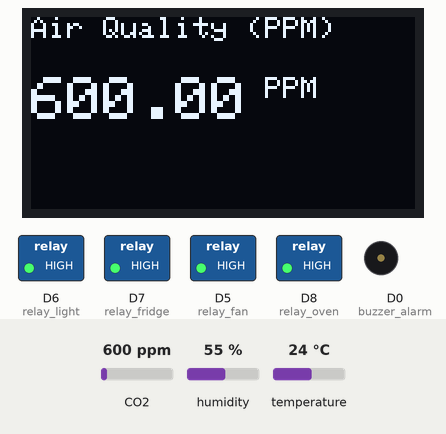
This sketch was run on a simulated ESP8266 (NodeMCU). Shown: 128×64 one-colour display, switched loads named in the sketch (green lamp = pin HIGH), buzzer (waves = sounding, pin HIGH). Inputs (shaded band) come from the test bench; at power-on: CO2 600 ppm, humidity 55 %, temperature 24 °C. WiFi joins after 1.5 s; servers stay silent unless stated; web services answer with replies made up by the test bench; what the sketch prints to the serial monitor is not drawn.

Above: at 61.9 s.
At 68.3 s:
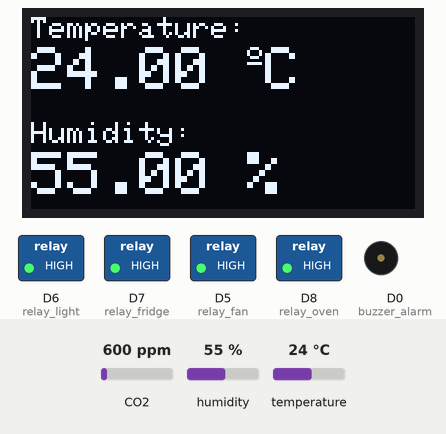

The sketch:

smart_kitchen_automation.ino
```cpp
// ======================= Smart Kitchen Automation IoT Project =======================
// Upload this to your ESP8266/NodeMCU via Arduino IDE.
// Replace the placeholders with your own credentials and tokens before uploading.
//
// -----------------------------------------------------------------------------------
// Blynk + ThingSpeak + MQ135 + DHT11 + OLED + PIR + Relays Automation
// -----------------------------------------------------------------------------------

// -------------------- Blynk Template Configuration --------------------
#define BLYNK_TEMPLATE_ID "YOUR_BLYNK_TEMPLATE_ID"        // Replace with your Blynk Template ID
#define BLYNK_TEMPLATE_NAME "YOUR_BLYNK_TEMPLATE_NAME"    // Replace with your Blynk Template Name
#define BLYNK_PRINT Serial

// -------------------- Library Includes --------------------
#include <ESP8266HTTPClient.h>
#include <WiFiClient.h>
#include <ESP8266WiFi.h>
#include <BlynkSimpleEsp8266.h>
#include <SPI.h>
#include <Wire.h>
#include "MQ135.h"
#include <Adafruit_Sensor.h>
#include <DHT.h>
#include <Adafruit_GFX.h>
#include <Adafruit_SSD1306.h>

// -------------------- Blynk Auth & Wi-Fi Credentials --------------------
BlynkTimer myTimer;  // Create a timer object

char auth[] = "YOUR_BLYNK_AUTH_TOKEN";   // Replace with your Blynk Auth Token
char ssid[] = "YOUR_WIFI_SSID";          // Replace with your WiFi SSID
char pass[] = "YOUR_WIFI_PASSWORD";      // Replace with your WiFi Password

// -------------------- OLED Display Configuration --------------------
#define SCREEN_WIDTH 128  // OLED display width, in pixels
#define SCREEN_HEIGHT 64  // OLED display height, in pixels
#define OLED_RESET -1     // Reset pin # (or -1 if sharing Arduino reset pin)

// -------------------- Sensors and Actuators --------------------
#define DHTTYPE DHT11  // DHT 11
#define DHTPIN D4

#define relay_fan D5
#define relay_light D6
#define relay_fridge D7
#define relay_oven D8

#define buzzer_alarm D0
#define pir_human D3

#define MQ135_PIN A0

// Calibrated value of MQ135 gas sensor (adjust after calibration)
float RZERO = 24.85;

int alarm_status;
int pir_status = 0;

DHT dht(DHTPIN, DHTTYPE);
Adafruit_SSD1306 display(SCREEN_WIDTH, SCREEN_HEIGHT, &Wire, OLED_RESET);

// -------------------- Blynk Virtual Pins --------------------
BLYNK_WRITE(V1) {  // Button for relay_light
  int pinValue = param.asInt();
  digitalWrite(relay_light, pinValue ? LOW : HIGH);
}

BLYNK_WRITE(V2) {  // Button for relay_fridge
  int pinValue = param.asInt();
  digitalWrite(relay_fridge, pinValue ? LOW : HIGH);
}

BLYNK_WRITE(V3) {                                   // Button for oven control
  int pinValue = param.asInt();                     // Get button state (0 or 1)
  digitalWrite(relay_oven, pinValue ? LOW : HIGH);  // LOW = ON, HIGH = OFF
}

BLYNK_WRITE(V0) {                // Button for relay_fan
  int pinValue = param.asInt();  // Get value from button (0 or 1)

  if (pinValue == 1) {
    // Button is ON, turn the fan ON (relay is LOW)
    digitalWrite(relay_fan, LOW);
    Serial.println("Fan ON");
  } else {
    // Button is OFF, turn the fan OFF (relay is HIGH)
    digitalWrite(relay_fan, HIGH);
    Serial.println("Fan OFF");
  }
}

// -------------------- Setup --------------------
void setup() {
  Serial.begin(115200);
  dht.begin();
  display.begin(SSD1306_SWITCHCAPVCC, 0x3C);  // initialize with the I2C addr 0x3C (128x64)
  Blynk.begin(auth, ssid, pass);

  pinMode(pir_human, INPUT);
  pinMode(buzzer_alarm, OUTPUT);

  pinMode(relay_fan, OUTPUT);
  pinMode(relay_light, OUTPUT);
  pinMode(relay_fridge, OUTPUT);
  pinMode(relay_oven, OUTPUT);

  digitalWrite(buzzer_alarm, LOW);

  digitalWrite(relay_fan, HIGH);
  digitalWrite(relay_light, HIGH);
  digitalWrite(relay_fridge, HIGH);
  digitalWrite(relay_oven, HIGH);
  Serial.println("Warming up MQ135 Sensor...");
  delay(60000);
}

// -------------------- AQI Calculation --------------------
float calculateAQI(float ppm) {
  // Define PPM and AQI breakpoints
  if (ppm <= 400) return map(ppm, 0, 400, 0, 50);
  else if (ppm <= 1000) return map(ppm, 401, 1000, 51, 100);
  else if (ppm <= 2000) return map(ppm, 1001, 2000, 101, 150);
  else if (ppm <= 5000) return map(ppm, 2001, 5000, 151, 200);
  else if (ppm <= 10000) return map(ppm, 5001, 10000, 201, 300);
  else return 500;  // Above 10000 PPM is Hazardous
}

// -------------------- ThingSpeak Integration --------------------
void sendToThingSpeak(float temperature, float humidity, float air_quality, int pir_status) {
  WiFiClient client;
  HTTPClient http;

  // Replace YOUR_THINGSPEAK_API_KEY with your own key
  String url = "http://api.thingspeak.com/update?api_key=YOUR_THINGSPEAK_API_KEY";
  url += "&field1=" + String(temperature);
  url += "&field2=" + String(humidity);
  url += "&field3=" + String(air_quality);
  url += "&field4=" + String(pir_status);

  http.begin(client, url);
  int httpResponseCode = http.GET();

  if (httpResponseCode > 0) {
    Serial.print("ThingSpeak Response: ");
    Serial.println(httpResponseCode);
  } else {
    Serial.print("Error sending data: ");
    Serial.println(httpResponseCode);
  }
  http.end();
}

unsigned long previousMillis = 0;
const long thingspeakInterval = 20000;  // 20 seconds

// Global variables to store sensor readings
float air_quality, AQI, t, h;

// -------------------- Main Loop --------------------
void loop() {
  Blynk.run();
  // myTimer.run();

  MQ135 gasSensor = MQ135(MQ135_PIN, RZERO);
  float air_quality = gasSensor.getPPM();
  float AQI = calculateAQI(air_quality);

  float t = dht.readTemperature();
  float h = dht.readHumidity();

  pir_status = digitalRead(pir_human);
  alarm_status = digitalRead(buzzer_alarm);

  if (pir_status == 1) {
    Serial.println("Person Detected");
    digitalWrite(relay_light, LOW);  // Turn ON the light (LOW = ON)
    Blynk.virtualWrite(V1, 1);       // Update Blynk Button state if needed
  } else {
    Serial.println("No One in Room");
    digitalWrite(relay_light, HIGH);  // Turn OFF the light (HIGH = OFF)
    Blynk.virtualWrite(V1, 0);        // Update Blynk Button state if needed
  }

  if (air_quality > 1000) {
    digitalWrite(buzzer_alarm, HIGH);
    digitalWrite(relay_fan, LOW);               // if fan button is not switched on in Blynk, add Blynk.virtualWrite(V0, 1);
    Serial.println("Buzzer Status: ON");
    Serial.println("Exhaust Fan: ON");
  } else {
    digitalWrite(buzzer_alarm, LOW);
    digitalWrite(relay_fan, HIGH);
    Serial.println("Buzzer Status: OFF");
    Serial.println("Exhaust Fan: OFF");
  }

  Serial.print("Air Quality: ");
  Serial.print(air_quality);
  Serial.println(" PPM");

  Serial.print("AQI: ");
  Serial.println(AQI);

  Serial.print("Temperature: ");
  Serial.print(t);
  Serial.println(" *C");

  Serial.print("Humidity: ");
  Serial.print(h);
  Serial.println(" %");

  Serial.println();
  Serial.println("****************************");
  Serial.println();

  // Update OLED Display
  updateOLED(t, h, air_quality);

  Blynk.virtualWrite(V4, t);             // For Temperature
  Blynk.virtualWrite(V5, h);             // For Humidity
  Blynk.virtualWrite(V6, air_quality);   // For Gas
  Blynk.virtualWrite(V8, alarm_status);  // For Alarm & Exhaust Fan
  Blynk.virtualWrite(V7, pir_status);    // For Human Detection
  Blynk.virtualWrite(V9, AQI);           // For AQI

  unsigned long currentMillis = millis();
  if (currentMillis - previousMillis >= thingspeakInterval) {
    previousMillis = currentMillis;  // Update time
    sendToThingSpeak(t, h, air_quality, pir_status);
  }

  delay(3000);
}

// -------------------- OLED Update Function --------------------
unsigned long previousOLEDUpdate = 0;
const long oledUpdateInterval = 3000;  // Update every 3 seconds

// Function to update the OLED display without delays
void updateOLED(float t, float h, float air_quality) {
  unsigned long currentMillis = millis();

  if (currentMillis - previousOLEDUpdate >= oledUpdateInterval) {
    previousOLEDUpdate = currentMillis;  // Update timestamp

    display.clearDisplay();
    display.setCursor(0, 0);
    display.setTextSize(1);
    display.setTextColor(WHITE);
    display.println("Air Quality (PPM)");

    display.setCursor(0, 20);
    display.setTextSize(2);
    display.setTextColor(WHITE);
    display.print(air_quality);
    display.setTextSize(1);
    display.setTextColor(WHITE);
    display.println(" PPM");
    display.display();

    delay(1500);  // Small delay for readability

    display.clearDisplay();
    display.setTextSize(1);
    display.setCursor(0, 0);
    display.print("Temperature: ");
    display.setTextSize(2);
    display.setCursor(0, 10);
    display.print(t);
    display.print(" ");
    display.setTextSize(1);
    display.cp437(true);
    display.write(167);
    display.setTextSize(2);
    display.print("C");

    display.setTextSize(1);
    display.setCursor(0, 35);
    display.print("Humidity: ");
    display.setTextSize(2);
    display.setCursor(0, 45);
    display.print(h);
    display.print(" %");

    display.display();
  }
}

// -------------------- Calibration of MQ135 gas sensor --------------------
// Run this once to calibrate the gas sensor to your surroundings before using it

// #include <MQ135.h>

// #define MQ135_PIN A0  // MQ135 connected to A0 pin
// MQ135 gasSensor(MQ135_PIN);

// void setup() {
//     Serial.begin(115200);
//     Serial.println("Calibrating... Please wait.");
//     delay(20000); // Let the sensor heat up for 20 seconds

//     float R0 = gasSensor.getRZero();  // Get baseline resistance (R0)

//     Serial.print("Calibration Done! R0 Value: ");
//     Serial.println(R0);
// }

// void loop() {
//     // Nothing here, just run once
// }
```

Measured:
- what the display in image 0 shows lasts 1.5 s, from 61.9 s to 63.4 s
- what the display in image 1 shows lasts 3.1 s, from 68.2 s to 71.3 s
